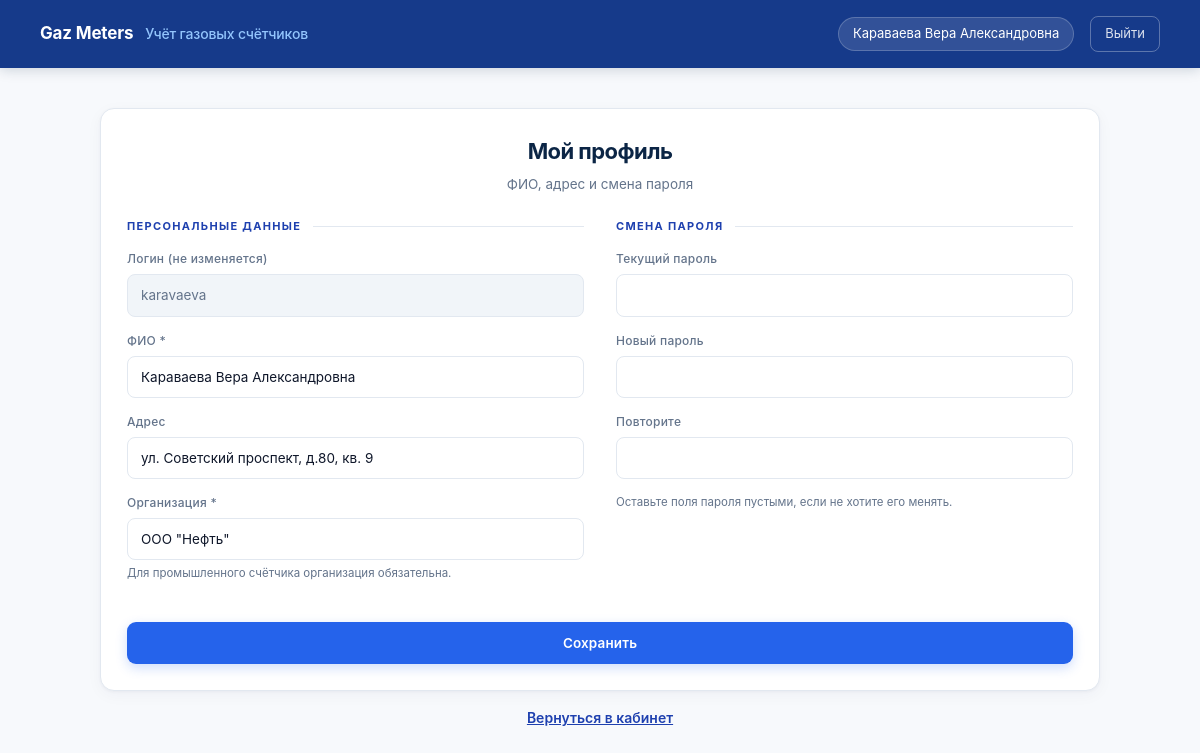
The page /profile (signed in) on the database its author committed.
### app.py (models this page shows)
class User(UserMixin, database.Model):
    id = database.Column(database.Integer, primary_key=True)
    username = database.Column(database.String(80), unique=True, nullable=False)
    password_hash = database.Column(database.String(200), nullable=False)
    full_name = database.Column(database.String(150), nullable=False)
    address = database.Column(database.String(250))
    organization = database.Column(database.String(200))
    is_admin = database.Column(database.Boolean, default=False)
    meter = database.relationship('GasMeter', backref='owner', uselist=False, cascade='all, delete-orphan')

### app.py (the view, shortened to what this page needs)
@app.route('/profile', methods=['GET', 'POST'])
@login_required
def profile():
    if current_user.is_admin: return redirect(url_for('admin'))
    return render_template('profile.html', user=current_user)

### app.py (called while the page is built)
@login_manager.user_loader
def load_user(user_id): return database.session.get(User, int(user_id))

### templates/profile.html (shortened to what this page needs)
{% extends "base.html" %}
{% block content %}
<div style="max-width:1000px;margin:0 auto">
    <div class="card">
        <div class="page-title" style="text-align:center;font-size:22px">Мой профиль</div>
        <div class="page-sub" style="text-align:center;margin-bottom:24px">ФИО, адрес и смена пароля</div>
        <form method="post">
            <div class="grid cols-2" style="gap:32px;align-items:start">
                <div>
                    <div class="section">Персональные данные</div>
                    <div class="field">
                        <label>Логин (не изменяется)</label>
                        <input value="{{ user.username }}" disabled style="background:#f1f5f9;color:var(--muted)">
                    </div>
                    <div class="field">
                        <label>ФИО *</label>
                        <input name="full_name" value="{{ user.full_name }}" required>
                    </div>
                    <div class="field">
                        <label>Адрес</label>
                        <input name="address" value="{{ user.address or '' }}">
                    </div>
                    {% if user.meter and user.meter.meter_type == 'промышленный' %}
                    <div class="field">
                        <label>Организация *</label>
                        <input name="organization" value="{{ user.organization or '' }}" required placeholder="ООО «ПромГаз»">
                        <div class="hint">Для промышленного счётчика организация обязательна.</div>
                    </div>
                    {% endif %}
                </div>
                <div>
                    <div class="section">Смена пароля</div>
                    <div class="field">
                        <label>Текущий пароль</label>
                        <input type="password" name="current_password" autocomplete="current-password">
                    </div>
                    <div class="field">
                        <label>Новый пароль</label>
                        <input type="password" name="new_password" minlength="6" autocomplete="new-password">
                    </div>
                    <div class="field">
                        <label>Повторите</label>
                        <input type="password" name="new_password2" minlength="6" autocomplete="new-password">
                    </div>
                    <div class="hint">Оставьте поля пароля пустыми, если не хотите его менять.</div>
                </div>
            </div>
            <button class="mt" style="margin-top:24px">Сохранить</button>
        </form>
    </div>
    <p class="mt center"><a href="{{ url_for('client') }}" style="color:var(--blue);font-weight:600">Вернуться в кабинет</a></p>
</div>
{% endblock %}

### templates/base.html (shortened to what this page needs)
<!doctype html>
<html lang="ru">
<head>
</head>
<body>
    <header>
        <div class="inner">
            <div class="brand">
                Gaz Meters
                <span>Учёт газовых счётчиков</span>
            </div>
            {% if current_user.is_authenticated %}
            <div class="user-chip">
                {{ current_user.full_name }}
            </div>
            <a href="{{ url_for('logout') }}" class="logout">Выйти</a>
            {% else %}
            <a href="{{ url_for('login') }}" class="logout">Вход</a>
            <a href="{{ url_for('register') }}" class="logout">Регистрация</a>
            {% endif %}
        </div>
    </header>
    <div class="content">
        {% block content %}{% endblock %}
    </div>
</body>
</html>

### templates/base.html (style rules this page uses)
:root { --navy: #0B2545; --header-bg: #163A8A; --blue: #1E40AF; --btn-bg: #2563EB; --sky: #3B82F6; --sky-50: #eff6ff; --sky-100: #dbeafe; --ink: #0f172a; --muted: #64748b; --line: #e2e8f0; --bg: #f7f9fc; --card: #ffffff; --red: #DC2626; --amber: #D97706; --green: #059669; }
* { box-sizing: border-box; margin: 0; padding: 0; }
body { font: 14px/1.5 Inter, -apple-system, "Segoe UI", Roboto, sans-serif; color: var(--ink); background: var(--bg); min-height: 100vh; -webkit-font-smoothing: antialiased; }
header { background: var(--header-bg); color: #fff; box-shadow: 0 2px 12px rgba(11, 37, 69, .18); }
header .inner { width: 100%; padding: 16px 40px; display: flex; align-items: center; gap: 16px; }
.brand { font-size: 17px; font-weight: 700; letter-spacing: -.01em; color: #fff; }
.brand span { color: #93c5fd; font-weight: 500; margin-left: 8px; font-size: 14px; }
.user-chip { display: inline-flex; align-items: center; gap: 8px; background: rgba(255, 255, 255, .12); border: 1px solid rgba(255, 255, 255, .2); padding: 6px 14px; border-radius: 999px; font-size: 13px; color: #fff; }
.logout { color: rgba(255, 255, 255, .85); text-decoration: none; font-size: 13px; padding: 7px 14px; border-radius: 8px; border: 1px solid rgba(255, 255, 255, .3); transition: background .15s; }
.content { max-width: 1180px; margin: 0 auto; padding: 40px 28px 72px; }
.page-title { font-size: 26px; font-weight: 700; letter-spacing: -.025em; color: var(--navy); margin-bottom: 6px; }
.page-sub { color: var(--muted); font-size: 13.5px; margin-bottom: 34px; }
.card { background: var(--card); border: 1px solid var(--line); border-radius: 14px; padding: 26px; box-shadow: 0 1px 3px rgba(11, 37, 69, .04), 0 4px 16px rgba(11, 37, 69, .04); transition: box-shadow .2s; }
.grid { display: grid; gap: 18px; }
.cols-2 { grid-template-columns: 1fr 1fr; }
.field { margin-bottom: 15px; }
label { display: block; font-size: 12px; color: var(--muted); margin-bottom: 6px; font-weight: 500; letter-spacing: .02em; }
input, select { width: 100%; padding: 10px 13px; border: 1px solid var(--line); border-radius: 8px; background: var(--card); color: var(--ink); font: inherit; font-size: 13.5px; transition: border .15s, box-shadow .15s; }
input::placeholder { color: #94a3b8; }
.hint { font-size: 11.5px; color: var(--muted); margin-top: 5px; }
button, .btn { display: inline-flex; align-items: center; justify-content: center; width: 100%; padding: 11px 20px; border: 0; border-radius: 9px; background: var(--btn-bg); color: #fff; font: inherit; font-size: 13.5px; font-weight: 600; cursor: pointer; letter-spacing: .01em; box-shadow: 0 4px 12px rgba(37, 99, 235, .22); transition: box-shadow .18s, transform .1s, background .15s; }
.section { display: flex; align-items: center; gap: 12px; font-size: 11px; text-transform: uppercase; letter-spacing: .12em; color: var(--blue); margin: 26px 0 16px; font-weight: 700; }
.section::after { content: ""; flex: 1; height: 1px; background: var(--line); }
.section:first-child { margin-top: 0; }
.center { text-align: center; }
.mt { margin-top: 16px; }

### rows shown on the page
User: full_name "Караваева Вера Александровна", username "karavaeva", address "ул. Советский проспект, д.80, кв. 9", organization "ООО \"Нефть\""
